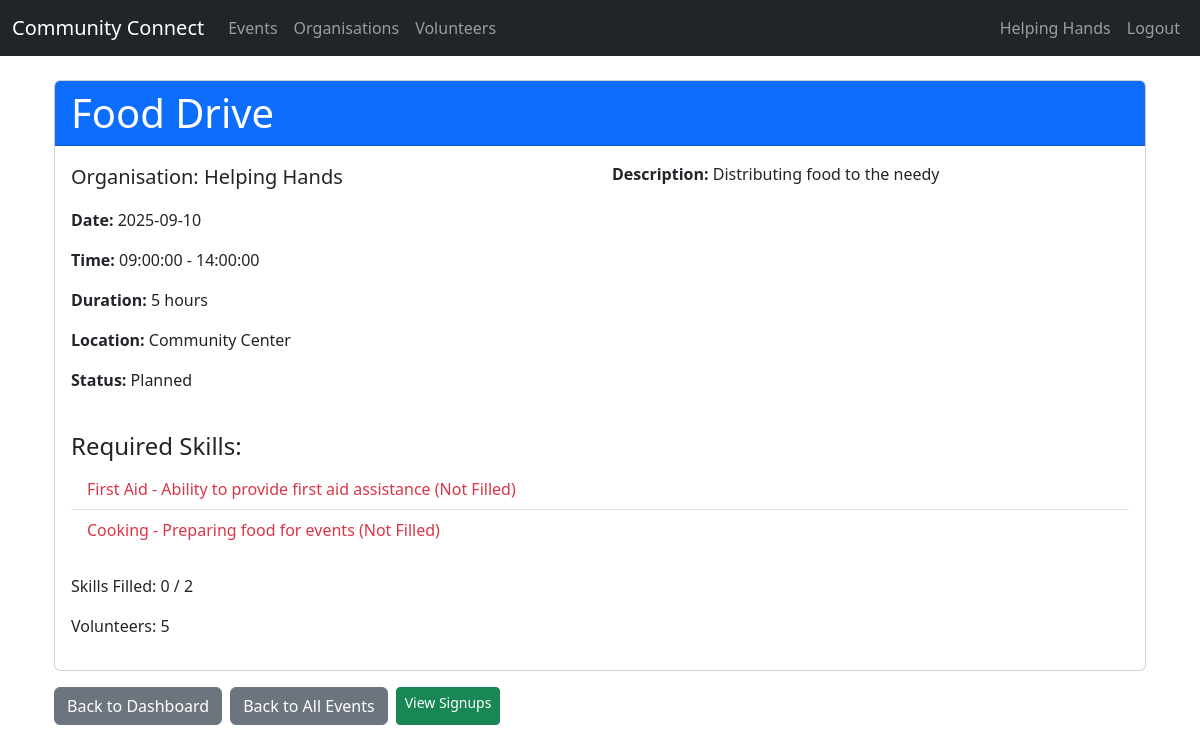
/events/1 (signed in), run on an earlier commit of the app's database.
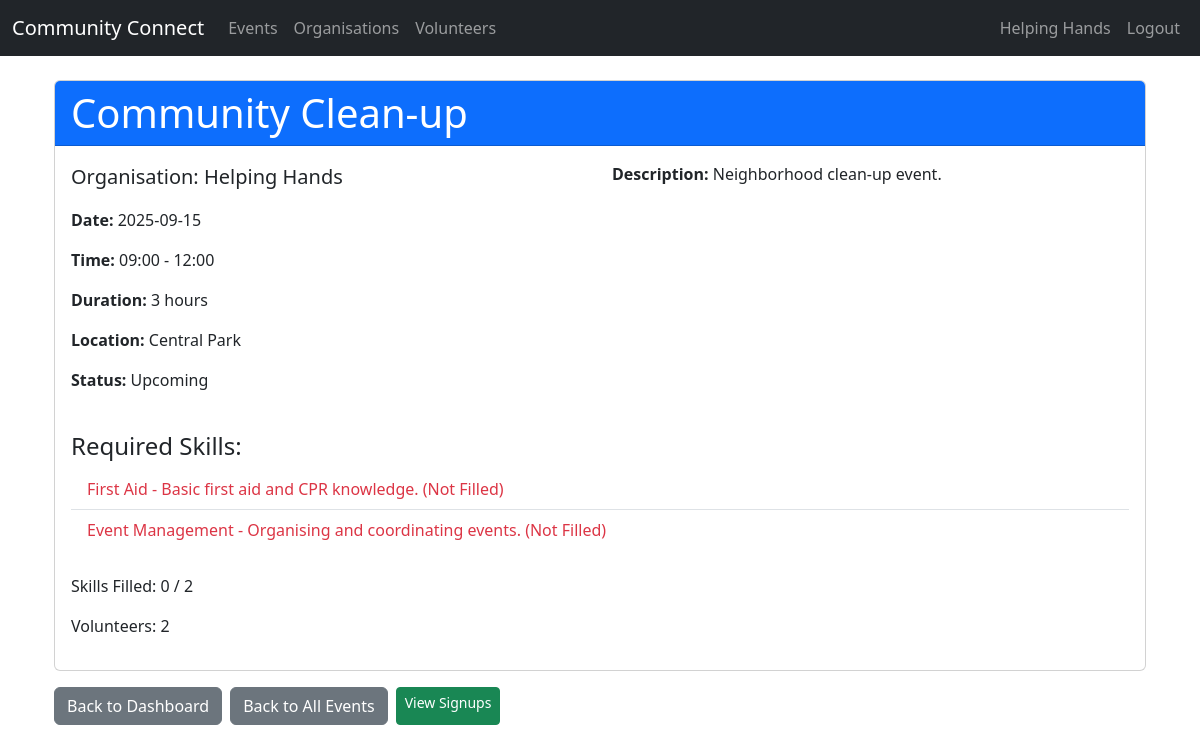
And on a later commit of the database.
### tables this page shows
CREATE TABLE Events (
    EventID INTEGER PRIMARY KEY AUTOINCREMENT,
    OrganisationID INTEGER NOT NULL,
    Name TEXT(100) NOT NULL,
    Description TEXT(255),
    Date DATE,
    StartTime TIME,
    EndTime TIME,
    Location TEXT(255),
    Status TEXT(20),
    FOREIGN KEY (OrganisationID) REFERENCES Organisations(OrganisationID),
    CONSTRAINT chk_end_after_start CHECK (EndTime > StartTime)
);

CREATE TABLE Skills (
    SkillID INTEGER PRIMARY KEY AUTOINCREMENT,
    Name TEXT(50) NOT NULL,
    Description TEXT(255)
);

### app.py (the view)
@app.route("/events/<int:event_id>")
@login_required
def view_event(event_id):
    db = get_db()
    event = db.execute(
        """SELECT e.*, o.Name AS OrgName, e.EndTime - e.StartTime AS Duration
           FROM Events e
           JOIN Organisations o ON e.OrganisationID = o.OrganisationID
           WHERE e.EventID = ?""", (event_id,)
    ).fetchone()
    if not event:
        flash("Event not found.", "error")
        return redirect(url_for('index'))
    skills_data = db.execute(
        """SELECT s.Name, s.Description, COUNT(vs.VolunteerID) AS FilledCount
           FROM EventSkills es
           JOIN Skills s ON es.SkillID = s.SkillID
           LEFT JOIN Signups sup ON es.EventID = sup.EventID AND sup.Status = 'Accepted'
           LEFT JOIN VolunteerSkills vs ON sup.VolunteerID = vs.VolunteerID AND vs.SkillID = es.SkillID
           WHERE es.EventID = ?
           GROUP BY s.SkillID, s.Name, s.Description""", (event_id,)
    ).fetchall()
    required_skill_count = db.execute(
        """SELECT COUNT(DISTINCT es.SkillID) AS RequiredSkillCount FROM EventSkills es
           JOIN Signups s ON s.EventID = es.EventID
           JOIN VolunteerSkills vs ON vs.VolunteerID = s.VolunteerID AND vs.SkillID = es.SkillID
           WHERE es.EventID = ? AND s.status = 'Accepted'""", (event_id,)
    ).fetchone()
    event_skill_count = db.execute("""SELECT COUNT(*) AS EventSkillCount FROM EventSkills WHERE EventID = ?""", (event_id,)).fetchone()
    volunteer_count = db.execute("""SELECT COUNT(*) AS VolunteerCount FROM Signups sup WHERE sup.EventID = ?""", (event_id,)).fetchone()
    signup = None
    role = None
    if session.get("account_type") == 'volunteer':
        signup = db.execute("SELECT Status FROM Signups s WHERE VolunteerID = ? AND EventID = ?", (session["user_id"], event_id)).fetchone()
        role = db.execute("SELECT r.* FROM Signups s JOIN Roles r ON r.RoleID = s.RoleID WHERE VolunteerID = ? AND EventID = ?", (session["user_id"], event_id)).fetchone()
    return render_template("view_event.html", event=event, skills_data=skills_data, signup=signup, role=role, account_type=session.get("account_type"), requiredskillcount=required_skill_count, eventskillcount=event_skill_count, volunteercount=volunteer_count)

### app.py (called while the page is built)
def get_db():
    db = getattr(g, "_database", None)
    if db is None:
        db = g._database = sqlite3.connect(DATABASE)
        db.row_factory = sqlite3.Row  # This allows accessing columns by name
    return db

@app.teardown_appcontext
def close_connection(exception):
    db = getattr(g, "_database", None)
    if db is not None:
        db.close()

def login_required(f):
    @wraps(f)
    def decorated_function(*args, **kwargs):
        if "user_id" not in session:
            flash("Please log in first.", "error")
            return redirect(url_for("login"))
        return f(*args, **kwargs)
    return decorated_function

### templates/view_event.html (shortened to what this page needs)
{% extends "base.html" %}
{% block content %}
<div class="container mt-4">
    <div class="card">
        <div class="card-header bg-primary text-white">
            <h1 class="card-title mb-0">{{ event.Name }}</h1>
        </div>
        <div class="card-body">
            <div class="row">
                <div class="col-md-6">
                    <p class="lead"><strong>Organisation:</strong> {{ event.OrgName }}</p>
                    <p><strong>Date:</strong> {{ event.Date }}</p>
                    <p><strong>Time:</strong> {{ event.StartTime }} - {{ event.EndTime }}</p>
                    <p><strong>Duration:</strong> {{ event.Duration }} hours</p>
                    <p><strong>Location:</strong> {{ event.Location }}</p>
                    <p><strong>Status:</strong> {{ event.Status }}</p>
                </div>
                <div class="col-md-6">
                    {% if event.Description %}
                        <p><strong>Description:</strong> {{ event.Description }}</p>
                    {% endif %}
                </div>
            </div>
            <h4 class="mt-4">Required Skills:</h4>
            {% if skills_data %}
                <ul class="list-group list-group-flush mb-4">
                    {% for skill in skills_data %}
                        {% set skill_class = 'text-success' if skill.FilledCount > 0 else 'text-danger' %}
                        <li class="list-group-item">
                            <span class="{{ skill_class }}">
                                {{ skill.Name }} - {{ skill.Description }}
                                {% if skill.FilledCount > 0 %}
                                    (Filled)
                                {% else %}
                                    (Not Filled)
                                {% endif %}
                            </span>
                        </li>
                    {% endfor %}
                </ul>
            {% else %}
                <p>No specific skills are required for this event.</p>
            {% endif %}
            <p>Skills Filled: {{ requiredskillcount.RequiredSkillCount }} / {{ eventskillcount.eventskillcount }}</p>
            <p>Volunteers: {{ volunteercount.volunteercount }}</p>
        </div>
    </div>
    <div class="d-flex gap-2 mt-3">
        <a href="{{ url_for(session.account_type + '_dashboard') }}" class="btn btn-secondary">Back to Dashboard</a>
        <a href="{{ url_for('list_events') }}" class="btn btn-secondary">Back to All Events</a>
        {% if account_type == 'organisation' %}
        <a href="{{ url_for('view_event_signups', event_id=event.EventID) }}" class="btn btn-sm btn-success">View Signups</a>
        {% endif %}
    </div>
</div>
{% endblock %}

What changed in the data, as far as the page shows it:
no longer on this page (row edited): Skills: Name "Cooking", Description "Preparing food for events"
changed Events: Name "Food Drive" → "Community Clean-up"; Date "2025-09-10" → "2025-09-15"; StartTime "09:00:00" → "09:00"; EndTime "14:00:00" → "12:00"; Location "Community Center" → "Central Park"; Status "Planned" → "Upcoming"; Description "Distributing food to the needy" → "Neighborhood clean-up event."
changed Skills "First Aid": Description "Ability to provide first aid assistance" → "Basic first aid and CPR knowledge."
now on this page (row edited): Skills: Name "Event Management", Description "Organising and coordinating events."
Also different on the page:
{{ event.Duration }}: "5" → "3"
{{ volunteercount.volunteercount }}: "5" → "2"
